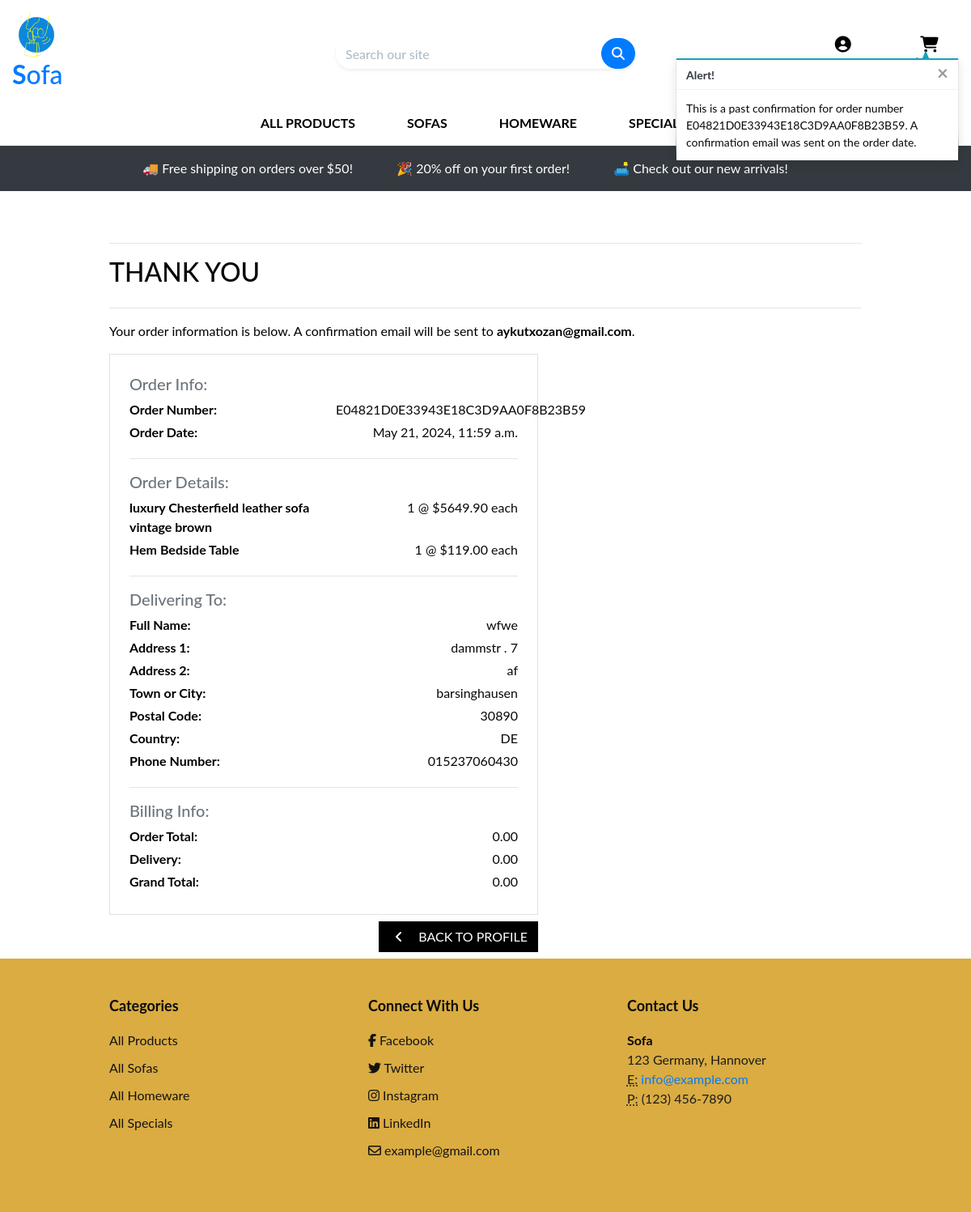
The page /profile/order_history/E04821D0E33943E18C3D9AA0F8B23B59 on the database its author committed.
### checkout/models.py (models this page shows, shortened)
class Order(models.Model):
    order_number = models.CharField(max_length=32, null=False, editable=False)
    user_profile = models.ForeignKey(UserProfile, on_delete=models.SET_NULL,
                                     null=True, blank=True, related_name='orders')
    full_name = models.CharField(max_length=50, null=False, blank=False)
    email = models.EmailField(max_length=254, null=False, blank=False)
    phone_number = models.CharField(max_length=20, null=False, blank=False)
    country = CountryField(blank_label='Country *', null=False, blank=False)
    postcode = models.CharField(max_length=20, null=True, blank=True)
    town_or_city = models.CharField(max_length=40, null=False, blank=False)
    street_address1 = models.CharField(max_length=80, null=False, blank=False)
    street_address2 = models.CharField(max_length=80, null=True, blank=True)
    county = models.CharField(max_length=80, null=True, blank=True)
    date = models.DateTimeField(auto_now_add=True)
    delivery_cost = models.DecimalField(max_digits=6, decimal_places=2, null=False, default=0)
    order_total = models.DecimalField(max_digits=10, decimal_places=2, null=False, default=0)
    grand_total = models.DecimalField(max_digits=10, decimal_places=2, null=False, default=0)
    original_bag = models.TextField(null=False, blank=False, default='')
    stripe_pid = models.CharField(max_length=254, null=False, blank=False, default='')

class OrderLineItem(models.Model):
    order = models.ForeignKey(Order, null=False, blank=False, on_delete=models.CASCADE, related_name='lineitems')
    product = models.ForeignKey(Product, null=False, blank=False, on_delete=models.CASCADE)
    quantity = models.IntegerField(null=False, blank=False, default=0)
    lineitem_total = models.DecimalField(max_digits=6, decimal_places=2, null=False, blank=False, editable=False)

### products/models.py (models this page shows, shortened)
class Product(models.Model):
    category = models.ForeignKey('Category', null=True, blank=True, on_delete=models.SET_NULL)
    sku = models.CharField(max_length=254, null=True, blank=True)
    name = models.CharField(max_length=254)
    description = models.TextField()
    price = models.DecimalField(max_digits=6, decimal_places=2)
    rating = models.DecimalField(max_digits=6, decimal_places=2, null=True, blank=True)
    image_url = models.URLField(max_length=1024, null=True, blank=True)
    image = models.ImageField(null=True, blank=True)

### profiles/views.py (the view)
# urls.py: path('order_history/<order_number>', views.order_history, name='order_history'),
def order_history(request, order_number):
    order = get_object_or_404(Order, order_number=order_number)
    messages.info(request, (
        f'This is a past confirmation for order number {order_number}. '
        'A confirmation email was sent on the order date.'
    ))
    template = 'checkout/checkout_success.html'
    context = {
        'order': order,
        'from_profile': True,
    }
    return render(request, template, context)

### bag/contexts.py (called while the page is built, shortened)
def bag_contents(request):
    bag_items = []
    total = 0
    product_count = 0
    bag = request.session.get('bag', {})
    if total < settings.FREE_DELIVERY_THRESHOLD:
        delivery = total * Decimal(settings.STANDARD_DELIVERY_PERCENTAGE / 100)
        free_delivery_delta = settings.FREE_DELIVERY_THRESHOLD - total
    else:
        delivery = 0
        free_delivery_delta = 0
    grand_total = delivery + total
    context = {
        'bag_items': bag_items,
        'total': total,
        'product_count': product_count,
        'delivery': delivery,
        'free_delivery_delta': free_delivery_delta,
        'free_delivery_threshold': settings.FREE_DELIVERY_THRESHOLD,
        'grand_total': grand_total,
    }
    return context

### checkout/templates/checkout/checkout_success.html (shortened to what this page needs)
{% extends "base.html" %}
{% load static %}
{% block extra_css %}
    <link rel="stylesheet" href="{% static 'checkout/css/checkout.css' %}">
{% endblock %}
{% block content %}
    <div class="container mt-5">
        <div class="row">
            <div class="col">
                <hr>
                <h2 class="logo-font mb-4">Thank You</h2>
                <hr>
                <p class="text-black">Your order information is below. A confirmation email will be sent to <strong>{{ order.email }}</strong>.</p>
            </div>
        </div>
        <div class="row">
            <div class="col-12 col-lg-7">
                <div class="order-confirmation-wrapper p-4 border">
                    <div class="row">
                        <div class="col">
                            <h5 class="text-muted">Order Info:</h5>
                        </div>
                    </div>
                    <div class="row">
                        <div class="col-6">
                            <p class="mb-1 text-black font-weight-bold">Order Number:</p>
                        </div>
                        <div class="col-6 text-right">
                            <p class="mb-1">{{ order.order_number }}</p>
                        </div>
                    </div>
                    <div class="row">
                        <div class="col-6">
                            <p class="mb-1 text-black font-weight-bold">Order Date:</p>
                        </div>
                        <div class="col-6 text-right">
                            <p class="mb-1">{{ order.date }}</p>
                        </div>
                    </div>
                    <hr>
                    <div class="row">
                        <div class="col">
                            <h5 class="text-muted">Order Details:</h5>
                        </div>
                    </div>
                    {% for item in order.lineitems.all %}
                    <div class="row">
                        <div class="col-6">
                            <p class="mb-1 text-black font-weight-bold">{{ item.product.name }}</p>
                        </div>
                        <div class="col-6 text-right">
                            <p class="mb-1">{{ item.quantity }} @ ${{ item.product.price }} each</p>
                        </div>
                    </div>
                    {% endfor %}
                    <hr>
                    <div class="row">
                        <div class="col">
                            <h5 class="text-muted">Delivering To:</h5>
                        </div>
                    </div>
                    <div class="row">
                        <div class="col-6">
                            <p class="mb-1 text-black font-weight-bold">Full Name:</p>
                        </div>
                        <div class="col-6 text-right">
                            <p class="mb-1">{{ order.full_name }}</p>
                        </div>
                    </div>
                    <div class="row">
                        <div class="col-6">
                            <p class="mb-1 text-black font-weight-bold">Address 1:</p>
                        </div>
                        <div class="col-6 text-right">
                            <p class="mb-1">{{ order.street_address1 }}</p>
                        </div>
                    </div>
                    {% if order.street_address2 %}
                    <div class="row">
                        <div class="col-6">
                            <p class="mb-1 text-black font-weight-bold">Address 2:</p>
                        </div>
                        <div class="col-6 text-right">
                            <p class="mb-1">{{ order.street_address2 }}</p>
                        </div>
                    </div>
                    {% endif %}
                    <div class="row">
                        <div class="col-6">
                            <p class="mb-1 text-black font-weight-bold">Town or City:</p>
                        </div>
                        <div class="col-6 text-right">
                            <p class="mb-1">{{ order.town_or_city }}</p>
                        </div>
                    </div>
                    {% if order.postcode %}
                    <div class="row">
                        <div class="col-6">
                            <p class="mb-1 text-black font-weight-bold">Postal Code:</p>
                        </div>
                        <div class="col-6 text-right">
                            <p class="mb-1">{{ order.postcode }}</p>
                        </div>
                    </div>
                    {% endif %}
                    <div class="row">
                        <div class="col-6">
                            <p class="mb-1 text-black font-weight-bold">Country:</p>
                        </div>
                        <div class="col-6 text-right">
                            <p class="mb-1">{{ order.country }}</p>
                        </div>
                    </div>
                    <div class="row">
                        <div class="col-6">
                            <p class="mb-1 text-black font-weight-bold">Phone Number:</p>
                        </div>
                        <div class="col-6 text-right">
                            <p class="mb-1">{{ order.phone_number }}</p>
                        </div>
                    </div>
                    <hr>
                    <div class="row">
                        <div class="col">
                            <h5 class="text-muted">Billing Info:</h5>
                        </div>
                    </div>
                    <div class="row">
                        <div class="col-6">
                            <p class="mb-1 text-black font-weight-bold">Order Total:</p>
                        </div>
                        <div class="col-6 text-right">
                            <p class="mb-1">{{ order.order_total }}</p>
                        </div>
                    </div>
                    <div class="row">
                        <div class="col-6">
                            <p class="mb-1 text-black font-weight-bold">Delivery:</p>
                        </div>
                        <div class="col-6 text-right">
                            <p class="mb-1">{{ order.delivery_cost }}</p>
                        </div>
                    </div>
                    <div class="row">
                        <div class="col-6">
                            <p class="mb-1 text-black font-weight-bold">Grand Total:</p>
                        </div>
                        <div class="col-6 text-right">
                            <p class="mb-1">{{ order.grand_total }}</p>
                        </div>
                    </div>
                </div>
            </div>
        </div>
        <div class="row">
            <div class="col-12 col-lg-7 text-right">
                {% if from_profile %}
                    <a href="{% url 'profile' %}" class="btn btn-black rounded-0 my-2">
                        <span class="icon mr-2">
                            <i class="fas fa-angle-left"></i>
                        </span>
                        <span class="text-uppercase">Back to Profile</span>
                    </a>
                {% endif %}
            </div>
        </div>
    </div>
{% endblock %}

### static/css/base.css (style rules this page uses)
html { height: 100%; }
body { height: calc(100vh - 164px); color: #080808; font-family: 'Lato'; }
.icon { align-items: center; display: inline-flex; justify-content: center; height: 1.5rem; width: 1.5rem; }
.logo-font { text-transform: uppercase; }
.btn-black { background: black; color: white; }
.text-black { color: #000 !important; }
@media (min-width: 1200px) { .container { max-width: 80%; } }

### rows shown on the page
Order: email "aykutxozan@gmail.com", order_number "E04821D0E33943E18C3D9AA0F8B23B59", date "May 21, 2024, 11:59 a.m.", full_name "wfwe", street_address1 "dammstr . 7", street_address2 "af", town_or_city "barsinghausen", postcode "30890", country "DE", phone_number "015237060430", order_total "0.00", delivery_cost "0.00", grand_total "0.00"
OrderLineItem: product.name "luxury Chesterfield leather sofa vintage brown", quantity "1", product.price "5649.90"
OrderLineItem: product.name "Hem Bedside Table", quantity "1", product.price "119.00"

### other values the page prints
{{ free_delivery_threshold }} "50"
{{ message }} "This is a past confirmation for order number E04821D0E33943E18C3D9AA0F8B23B59. A confirmation email was sent on the order date."
